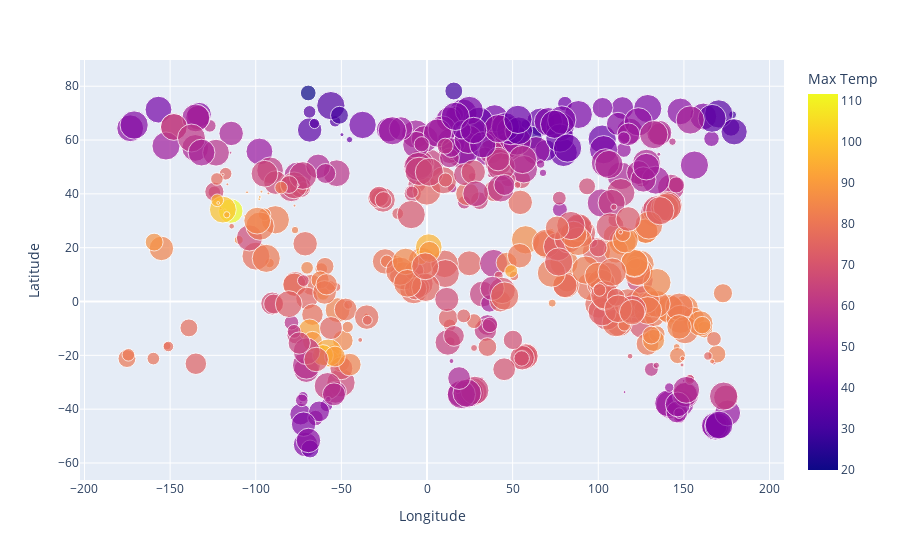

This figure's notebook cell:
### Code cell
import plotly.express as px

fig = px.scatter(weather_df, x = "Longitude", y = "Latitude", color = "Max Temp", size = "Cloudiness", hover_data = ['City', 'Country'])
print("World Map Weather")
fig.show()

### Figure 1 — Plotly figure (JSON) as saved in the notebook; plotly's stock layout.template omitted (floating-point values rounded to 4 significant figures; data arrays with more than 128 entries replaced by an {"elided": "..."} marker saying what was removed)
{"data": [{"customdata": {"elided": "562x2 str values"}, "hovertemplate": "Longitude=%{x}<br>Latitude=%{y}<br>Cloudiness=%{marker.size}<br>City=%{customdata[0]}<br>Country=%{customdata[1]}<br>Max Temp=%{marker.color}<extra></extra>", "legendgroup": "", "marker": {"color": {"elided": "562 float values"}, "coloraxis": "coloraxis", "size": {"elided": "562 int values"}, "sizemode": "area", "sizeref": 0.25, "symbol": "circle"}, "mode": "markers", "name": "", "orientation": "v", "showlegend": false, "type": "scatter", "x": {"elided": "562 float values"}, "xaxis": "x", "y": {"elided": "562 float values"}, "yaxis": "y"}], "layout": {"coloraxis": {"colorbar": {"title": {"text": "Max Temp"}}, "colorscale": [[0, "#0d0887"], [0.1111, "#46039f"], [0.2222, "#7201a8"], [0.3333, "#9c179e"], [0.4444, "#bd3786"], [0.5556, "#d8576b"], [0.6667, "#ed7953"], [0.7778, "#fb9f3a"], [0.8889, "#fdca26"], [1, "#f0f921"]]}, "legend": {"itemsizing": "constant", "tracegroupgap": 0}, "margin": {"t": 60}, "xaxis": {"anchor": "y", "domain": [0, 1], "title": {"text": "Longitude"}}, "yaxis": {"anchor": "x", "domain": [0, 1], "title": {"text": "Latitude"}}}}
